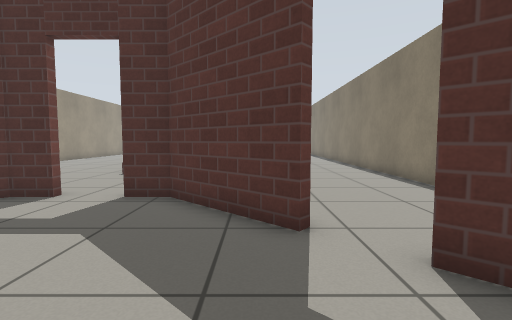
[1] (above)

17 first-person views from a walk through a world built for the Gazebo simulator. The camera is 0.72 m above the floor, tilts 4° down and sees 85° across. The floor is counted in squares, 0.5 m on a side. Each view is taken from the middle of a square. On the plan, view 1 faces up. The plan holds only what a view shows up to about 14 squares ahead; the rest is blank. The place goes on beyond the plan. Gazebo's built-in surfaces are drawn with simple patterns.

[2]
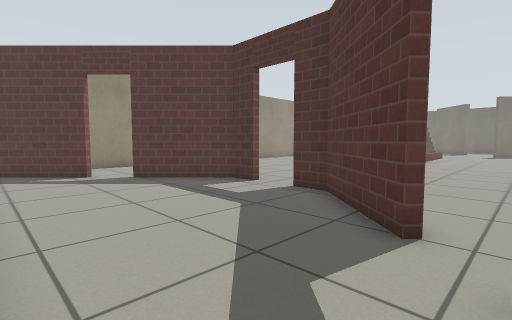

[3]
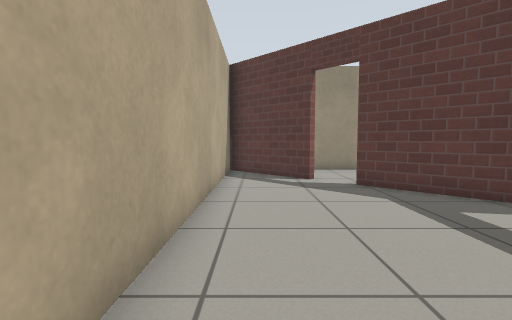

[4]
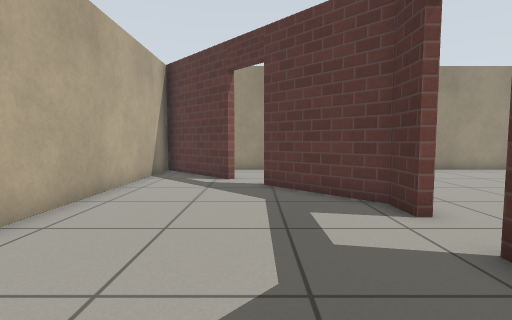

[5]
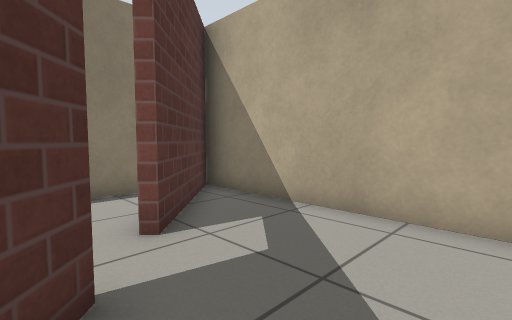

[6]
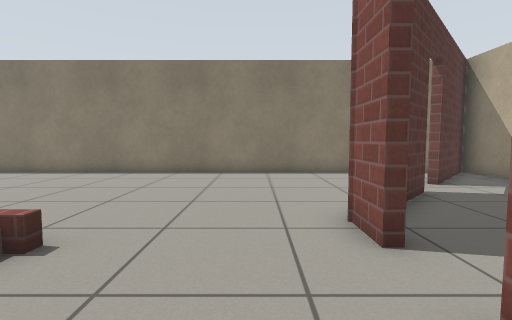

[7]
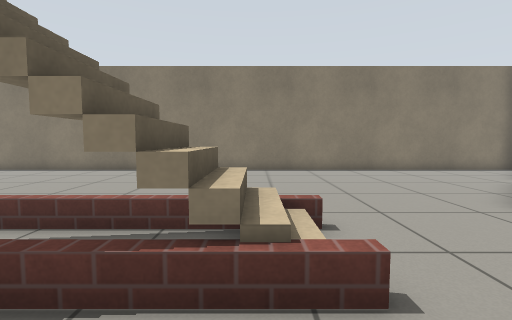

[8]
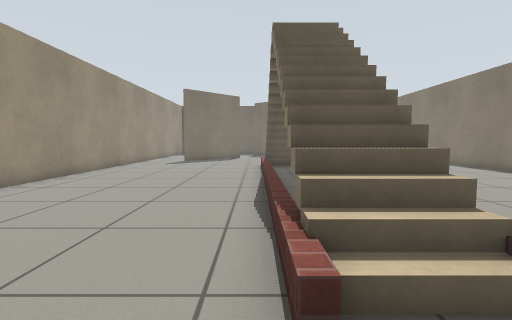

[9]
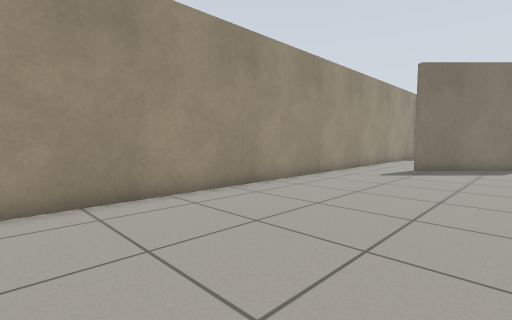

[10]
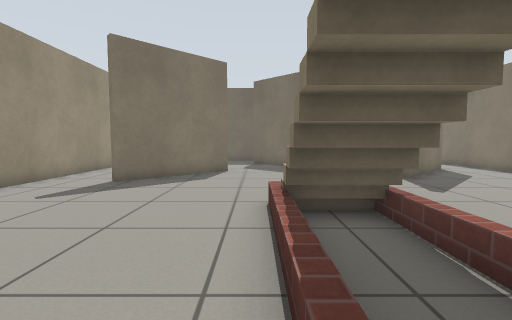

[11]
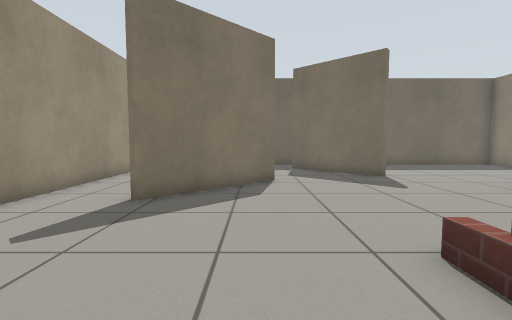

[12]
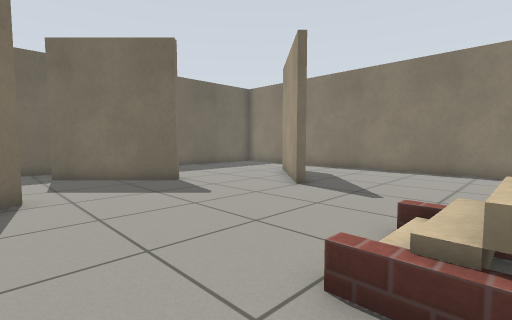

[13]
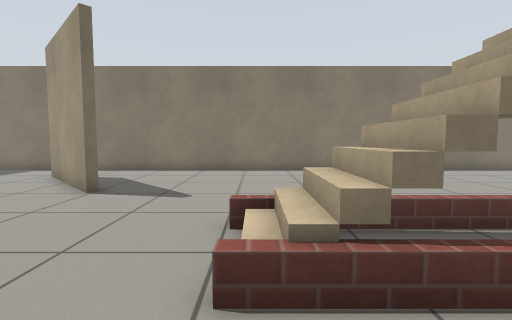

[14]
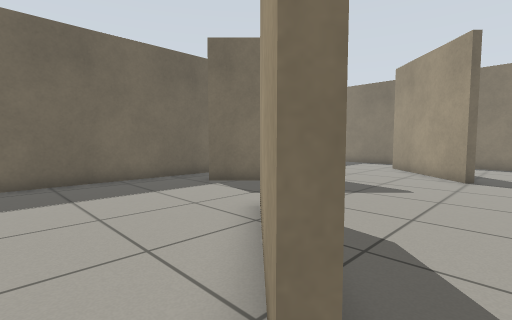

[15]
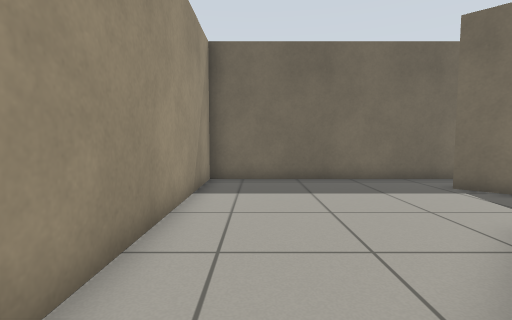

[16]
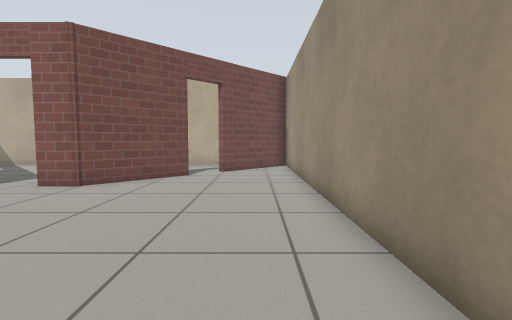

[17]
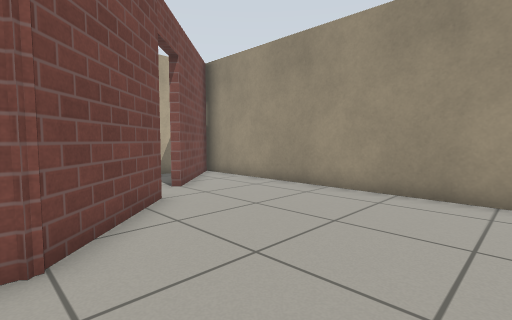

### Floor plan
Key: @ floor where view 1 was taken; # wall or solid block; . floor; / step, stairs or slope; D open door; = window, fence, low wall or low ledge; v drop or lower ground.
Columns run from 14 left of view 1 to 6 right of it. Each row starts with its distance up from view 1.
 40 ##########
 39 #.........          #
 38 #........          .#
 37 #.......##   .......#
 36 #........## ........#
 35 #.........##....... #
 34 #...............##..#
 33 #.....#........##...#
 32 #....##.......##....#
 31 #...##........#.....#
 30 #..##...............#
 29 #...................#
 28 #...................#
 27 #...................#
 26 #........///........#
 25 #........///.. .....#
 24 #........//v    ....#
 23 #........  v     ...#
 22 #........  v .. ....#
 21 #........    .......#
 20 #........    .......#
 19 #........    .......#
 18 #........    .......#
 17 #........  v .......#
 16 #........  v........#
 15 #......../ v .......#
 14 #........//v .......#
 13 #........///........#
 12 #.......=///........#
 11 #...................#
 10 #...................#
  9 #...................#
  8 #...................#
  7 #......##DD##.......#
  6 #.....##....##......#
  5 #....##......###....#
  4 #...DD.........D....#
  3 #..#D...........D#..#
  2 #.##.............##.#
  1 ###...............###
  0 ##............@....##
 -1  ###################

Where each view was taken, in squares from view 1:
view 1: 0 up, 0 right, facing up
view 2: 0 up, 2 right, facing up-left
view 3: 1 up, 0 right, facing left
view 4: 4 up, 0 right, facing left
view 5: 5 up, 2 left, facing down-right
view 6: 9 up, 7 left, facing right
view 7: 13 up, 8 left, facing right
view 8: 10 up, 6 left, facing up
view 9: 15 up, 7 left, facing up-left
view 10: 20 up, 6 left, facing up
view 11: 23 up, 8 left, facing up
view 12: 25 up, 8 left, facing up-right
view 13: 26 up, 8 left, facing right
view 14: 29 up, 12 left, facing up-right
view 15: 29 up, 12 left, facing up
view 16: 16 up, 12 left, facing down
view 17: 11 up, 6 left, facing down-left
